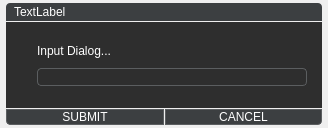
<?xml version="1.0" encoding="UTF-8"?>
<ui version="4.0">
 <class>InputDialog</class>
 <widget class="QDialog" name="InputDialog">
  <property name="windowModality">
   <enum>Qt::WindowModality::ApplicationModal</enum>
  </property>
  <property name="geometry">
   <rect>
    <x>0</x>
    <y>0</y>
    <width>328</width>
    <height>128</height>
   </rect>
  </property>
  <property name="minimumSize">
   <size>
    <width>328</width>
    <height>128</height>
   </size>
  </property>
  <property name="windowTitle">
   <string>Input Dialog</string>
  </property>
  <property name="styleSheet">
   <string notr="true">QToolTip {
    background-color: #2e2e2e;
    color: #ffffff;
    border: 1px solid #5b5e60;
    padding: 4px;
    border-radius: 4px;
    opacity: 200;
    font-size: 12px;
}

QLabel {
    color: #ffffff;
}

QFrame {
    background-color: #2e2e2e;
}

QPushButton {
    background-color: #3c3f41;
    color: #ffffff;
    border: 1px solid #5b5e60;
    border-radius: 4px;
	padding: 0px 0px;
}

QPushButton:hover {
    border-color: #4a90e2;
}

QPushButton:pressed {
    background-color: #3d78b2;
    border-color: #2a5f92;
}

QLineEdit {
    background-color: #2e2e2e;
    color: #ffffff;
    border: 1px solid #5b5e60;
    border-radius: 4px;
}

QLineEdit:focus {
    border-color: #4a90e2;
    background-color: #333333;
}</string>
  </property>
  <property name="modal">
   <bool>true</bool>
  </property>
  <layout class="QVBoxLayout" name="verticalLayout">
   <property name="spacing">
    <number>1</number>
   </property>
   <property name="leftMargin">
    <number>6</number>
   </property>
   <property name="topMargin">
    <number>3</number>
   </property>
   <property name="rightMargin">
    <number>6</number>
   </property>
   <property name="bottomMargin">
    <number>3</number>
   </property>
   <item>
    <widget class="QLabel" name="title_label">
     <property name="sizePolicy">
      <sizepolicy hsizetype="Preferred" vsizetype="Fixed">
       <horstretch>0</horstretch>
       <verstretch>0</verstretch>
      </sizepolicy>
     </property>
     <property name="minimumSize">
      <size>
       <width>0</width>
       <height>18</height>
      </size>
     </property>
     <property name="styleSheet">
      <string notr="true">QLabel {
	background-color: #3c3f41;
	border-top-left-radius: 4px;
	border-top-right-radius: 4px;
	padding-left: 5px;
}</string>
     </property>
     <property name="text">
      <string>TextLabel</string>
     </property>
     <property name="alignment">
      <set>Qt::AlignmentFlag::AlignLeading|Qt::AlignmentFlag::AlignLeft|Qt::AlignmentFlag::AlignVCenter</set>
     </property>
    </widget>
   </item>
   <item>
    <widget class="QFrame" name="frame">
     <property name="sizePolicy">
      <sizepolicy hsizetype="Preferred" vsizetype="Expanding">
       <horstretch>0</horstretch>
       <verstretch>0</verstretch>
      </sizepolicy>
     </property>
     <property name="frameShape">
      <enum>QFrame::Shape::NoFrame</enum>
     </property>
     <property name="frameShadow">
      <enum>QFrame::Shadow::Raised</enum>
     </property>
     <layout class="QHBoxLayout" name="horizontalLayout">
      <property name="leftMargin">
       <number>9</number>
      </property>
      <item>
       <widget class="QLabel" name="label">
        <property name="text">
         <string/>
        </property>
        <property name="pixmap">
         <pixmap resource="../resources.qrc">:/ico/Icons/ico/phils-hub.ico</pixmap>
        </property>
       </widget>
      </item>
      <item>
       <widget class="QFrame" name="frame_2">
        <property name="frameShape">
         <enum>QFrame::Shape::NoFrame</enum>
        </property>
        <property name="frameShadow">
         <enum>QFrame::Shadow::Raised</enum>
        </property>
        <layout class="QVBoxLayout" name="verticalLayout_2">
         <property name="spacing">
          <number>6</number>
         </property>
         <property name="leftMargin">
          <number>9</number>
         </property>
         <property name="topMargin">
          <number>9</number>
         </property>
         <property name="rightMargin">
          <number>6</number>
         </property>
         <property name="bottomMargin">
          <number>9</number>
         </property>
         <item>
          <widget class="QLabel" name="msg_label">
           <property name="sizePolicy">
            <sizepolicy hsizetype="Preferred" vsizetype="Maximum">
             <horstretch>0</horstretch>
             <verstretch>0</verstretch>
            </sizepolicy>
           </property>
           <property name="text">
            <string>Input Dialog...</string>
           </property>
           <property name="wordWrap">
            <bool>true</bool>
           </property>
          </widget>
         </item>
         <item>
          <widget class="QLineEdit" name="input_field"/>
         </item>
        </layout>
       </widget>
      </item>
     </layout>
    </widget>
   </item>
   <item>
    <widget class="QFrame" name="frame_4">
     <property name="styleSheet">
      <string notr="true">QFrame {
	background: transparent;
	border-bottom-left-radius: 9px;
	border-bottom-right-radius: 9px;
}</string>
     </property>
     <property name="frameShape">
      <enum>QFrame::Shape::NoFrame</enum>
     </property>
     <property name="frameShadow">
      <enum>QFrame::Shadow::Raised</enum>
     </property>
     <layout class="QHBoxLayout" name="horizontalLayout_3">
      <property name="spacing">
       <number>1</number>
      </property>
      <property name="leftMargin">
       <number>0</number>
      </property>
      <property name="topMargin">
       <number>0</number>
      </property>
      <property name="rightMargin">
       <number>0</number>
      </property>
      <property name="bottomMargin">
       <number>0</number>
      </property>
      <item>
       <widget class="QPushButton" name="submit_btn">
        <property name="minimumSize">
         <size>
          <width>0</width>
          <height>0</height>
         </size>
        </property>
        <property name="styleSheet">
         <string notr="true">QPushButton {
	border-bottom-right-radius: 0px;
	border-top-left-radius: 0px;
	border-top-right-radius: 0px;
}</string>
        </property>
        <property name="text">
         <string>SUBMIT</string>
        </property>
       </widget>
      </item>
      <item>
       <widget class="QPushButton" name="cancel_btn">
        <property name="minimumSize">
         <size>
          <width>0</width>
          <height>0</height>
         </size>
        </property>
        <property name="styleSheet">
         <string notr="true">QPushButton {
	border-bottom-left-radius: 0px;
	border-top-left-radius: 0px;
	border-top-right-radius: 0px;
}</string>
        </property>
        <property name="text">
         <string>CANCEL</string>
        </property>
       </widget>
      </item>
     </layout>
    </widget>
   </item>
  </layout>
 </widget>
 <resources>
  <include location="../resources.qrc"/>
 </resources>
 <connections/>
</ui>
